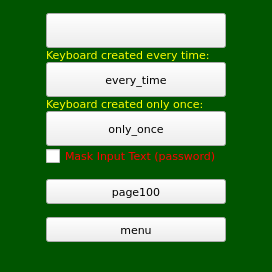
<?xml version="1.0" encoding="UTF-8"?>
<ui version="4.0">
<class>page200</class>
<widget class="QWidget" name="page200">
<property name="geometry">
<rect>
<x>0</x>
<y>0</y>
<width>272</width>
<height>272</height>
</rect>
</property>
<property name="minimumSize">
<size>
<width>272</width>
<height>272</height>
</size>
</property>
<property name="maximumSize">
<size>
<width>480</width>
<height>272</height>
</size>
</property>
<property name="windowTitle">
<string notr="true">page200</string>
</property>
<property name="styleSheet">
<string notr="true">QWidget#page200
{
background-color: rgb(0, 85, 0)
}
QLabel {
color : rgb(255, 255, 0);
}
QCheckBox  {
color : red;
}</string>
</property>
<layout class="QVBoxLayout" name="verticalLayout">
<property name="spacing">
<number>0</number>
</property>
<property name="margin">
<number>0</number>
</property>
<item>
<layout class="QGridLayout" name="gridLayout">
<item row="9" column="1">
<spacer name="verticalSpacer_5">
<property name="orientation">
<enum>Qt::Vertical</enum>
</property>
<property name="sizeHint" stdset="0">
<size>
<width>13</width>
<height>13</height>
</size>
</property>
</spacer>
</item>
<item row="8" column="1">
<widget class="ATCMbutton" name="atcmButton_100">
<property name="sizePolicy">
<sizepolicy hsizetype="MinimumExpanding" vsizetype="MinimumExpanding">
<horstretch>0</horstretch>
<verstretch>0</verstretch>
</sizepolicy>
</property>
<property name="minimumSize">
<size>
<width>150</width>
<height>25</height>
</size>
</property>
<property name="maximumSize">
<size>
<width>16777215</width>
<height>60</height>
</size>
</property>
<property name="font">
<font>
<family>DejaVu Sans</family>
<pointsize>8</pointsize>
</font>
</property>
<property name="toolTip">
<string/>
</property>
<property name="whatsThis">
<string>ATCMbutton widget</string>
</property>
<property name="pageName">
<string notr="true">page100</string>
</property>
<property name="statusvar">
<string notr="true"/>
</property>
<property name="viewStatus">
<bool>false</bool>
</property>
<property name="visibilityVar">
<string notr="true"/>
</property>
<property name="text">
<string>page100</string>
</property>
<property name="pressText">
<string>page100</string>
</property>
<property name="borderWidth">
<number>0</number>
</property>
<property name="borderRadius">
<number>0</number>
</property>
<property name="apparence">
<enum>QFrame::Raised</enum>
</property>
</widget>
</item>
<item row="2" column="1">
<widget class="QLabel" name="label">
<property name="font">
<font>
<family>DejaVu Sans</family>
<pointsize>8</pointsize>
</font>
</property>
<property name="text">
<string>Keyboard created every time:</string>
</property>
</widget>
</item>
<item row="10" column="1">
<widget class="ATCMbutton" name="atcmButton_menu">
<property name="sizePolicy">
<sizepolicy hsizetype="MinimumExpanding" vsizetype="MinimumExpanding">
<horstretch>0</horstretch>
<verstretch>0</verstretch>
</sizepolicy>
</property>
<property name="minimumSize">
<size>
<width>150</width>
<height>25</height>
</size>
</property>
<property name="maximumSize">
<size>
<width>16777215</width>
<height>60</height>
</size>
</property>
<property name="font">
<font>
<family>DejaVu Sans</family>
<pointsize>8</pointsize>
</font>
</property>
<property name="toolTip">
<string/>
</property>
<property name="whatsThis">
<string>ATCMbutton widget</string>
</property>
<property name="pageName">
<string notr="true">menu</string>
</property>
<property name="statusvar">
<string notr="true"/>
</property>
<property name="viewStatus">
<bool>false</bool>
</property>
<property name="visibilityVar">
<string notr="true"/>
</property>
<property name="text">
<string>menu</string>
</property>
<property name="pressText">
<string>menu</string>
</property>
<property name="borderWidth">
<number>0</number>
</property>
<property name="borderRadius">
<number>0</number>
</property>
<property name="apparence">
<enum>QFrame::Raised</enum>
</property>
</widget>
</item>
<item row="5" column="1">
<widget class="QPushButton" name="pushButtonOnce">
<property name="sizePolicy">
<sizepolicy hsizetype="MinimumExpanding" vsizetype="MinimumExpanding">
<horstretch>0</horstretch>
<verstretch>0</verstretch>
</sizepolicy>
</property>
<property name="minimumSize">
<size>
<width>180</width>
<height>35</height>
</size>
</property>
<property name="maximumSize">
<size>
<width>800</width>
<height>60</height>
</size>
</property>
<property name="font">
<font>
<family>DejaVu Sans</family>
<pointsize>8</pointsize>
</font>
</property>
<property name="focusPolicy">
<enum>Qt::NoFocus</enum>
</property>
<property name="text">
<string>only_once</string>
</property>
</widget>
</item>
<item row="1" column="1">
<widget class="ATCMlabel" name="atcmLabel">
<property name="sizePolicy">
<sizepolicy hsizetype="MinimumExpanding" vsizetype="MinimumExpanding">
<horstretch>0</horstretch>
<verstretch>0</verstretch>
</sizepolicy>
</property>
<property name="minimumSize">
<size>
<width>150</width>
<height>35</height>
</size>
</property>
<property name="maximumSize">
<size>
<width>16777215</width>
<height>60</height>
</size>
</property>
<property name="font">
<font>
<family>DejaVu Sans</family>
<pointsize>8</pointsize>
</font>
</property>
<property name="toolTip">
<string>myInt</string>
</property>
<property name="whatsThis">
<string>ATCMlabel widget</string>
</property>
<property name="variable">
<string>myInt</string>
</property>
<property name="refresh">
<number>200</number>
</property>
<property name="max">
<string notr="true">100</string>
</property>
<property name="min">
<string notr="true">-100</string>
</property>
<property name="viewStatus">
<bool>false</bool>
</property>
<property name="visibilityVar">
<string/>
</property>
<property name="borderWidth">
<number>1</number>
</property>
<property name="borderRadius">
<number>0</number>
</property>
<property name="format">
<enum>ATCMlabel::Dec</enum>
</property>
</widget>
</item>
<item row="3" column="0">
<spacer name="horizontalSpacer_3">
<property name="orientation">
<enum>Qt::Horizontal</enum>
</property>
<property name="sizeHint" stdset="0">
<size>
<width>13</width>
<height>20</height>
</size>
</property>
</spacer>
</item>
<item row="0" column="1">
<spacer name="verticalSpacer">
<property name="orientation">
<enum>Qt::Vertical</enum>
</property>
<property name="sizeHint" stdset="0">
<size>
<width>13</width>
<height>13</height>
</size>
</property>
</spacer>
</item>
<item row="4" column="1">
<widget class="QLabel" name="label_2">
<property name="font">
<font>
<family>DejaVu Sans</family>
<pointsize>8</pointsize>
</font>
</property>
<property name="text">
<string>Keyboard created only once:</string>
</property>
</widget>
</item>
<item row="3" column="1">
<widget class="QPushButton" name="pushButtonEveryTime">
<property name="sizePolicy">
<sizepolicy hsizetype="MinimumExpanding" vsizetype="MinimumExpanding">
<horstretch>0</horstretch>
<verstretch>0</verstretch>
</sizepolicy>
</property>
<property name="minimumSize">
<size>
<width>180</width>
<height>35</height>
</size>
</property>
<property name="maximumSize">
<size>
<width>800</width>
<height>60</height>
</size>
</property>
<property name="font">
<font>
<family>DejaVu Sans</family>
<pointsize>8</pointsize>
</font>
</property>
<property name="focusPolicy">
<enum>Qt::NoFocus</enum>
</property>
<property name="text">
<string>every_time</string>
</property>
</widget>
</item>
<item row="11" column="1">
<spacer name="verticalSpacer_4">
<property name="orientation">
<enum>Qt::Vertical</enum>
</property>
<property name="sizeHint" stdset="0">
<size>
<width>13</width>
<height>30</height>
</size>
</property>
</spacer>
</item>
<item row="7" column="1">
<spacer name="verticalSpacer_3">
<property name="orientation">
<enum>Qt::Vertical</enum>
</property>
<property name="sizeHint" stdset="0">
<size>
<width>13</width>
<height>13</height>
</size>
</property>
</spacer>
</item>
<item row="3" column="2">
<spacer name="horizontalSpacer_4">
<property name="orientation">
<enum>Qt::Horizontal</enum>
</property>
<property name="sizeHint" stdset="0">
<size>
<width>13</width>
<height>20</height>
</size>
</property>
</spacer>
</item>
<item row="6" column="1">
<widget class="QCheckBox" name="chkMaskedText">
<property name="text">
<string>Mask Input Text (password)</string>
</property>
<property name="font">
 <font>
  <family>DejaVu Sans</family>
  <pointsize>8</pointsize>
 </font>
</property>
</widget>
</item>
</layout>
</item>
</layout>
</widget>
<customwidgets>
<customwidget>
<class>ATCMbutton</class>
<extends>QPushButton</extends>
<header>atcmplugin.h</header>
</customwidget>
<customwidget>
<class>ATCMlabel</class>
<extends>QPushButton</extends>
<header>atcmplugin.h</header>
</customwidget>
</customwidgets>
<resources/>
<connections>
<connection>
<sender>atcmButton_100</sender>
<signal>newPage(const char*,bool)</signal>
<receiver>page200</receiver>
<slot>goto_page(const char*,bool)</slot>
<hints>
<hint type="sourcelabel">
<x>20</x>
<y>20</y>
</hint>
<hint type="destinationlabel">
<x>20</x>
<y>20</y>
</hint>
</hints>
</connection>
<connection>
<sender>atcmButton_menu</sender>
<signal>newPage(const char*,bool)</signal>
<receiver>page200</receiver>
<slot>goto_page(const char*,bool)</slot>
<hints>
<hint type="sourcelabel">
<x>20</x>
<y>20</y>
</hint>
<hint type="destinationlabel">
<x>20</x>
<y>20</y>
</hint>
</hints>
</connection>
</connections>
<slots>
<slot>goto_page(const char*,bool)</slot>
</slots>
</ui>
